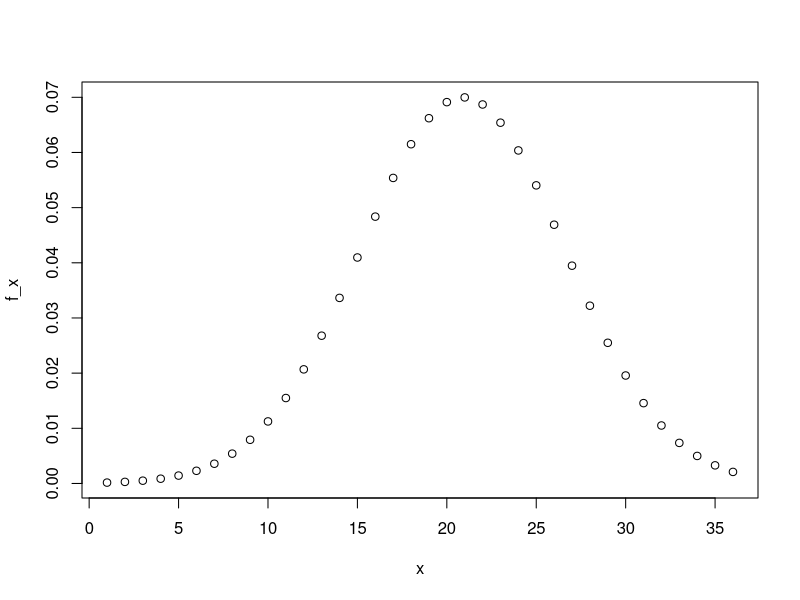

Source code (R):
set.seed(16, sample.kind = "Rounding")
nbr <- 10000
mu <- 20.9
sig <- 5.7
act_scores <- rnorm(nbr, mu, sig)
mean(act_scores)
sd(act_scores)

x <- seq(1:36)
f_x <- dnorm(x, mu, sig)
plot (x, f_x)

